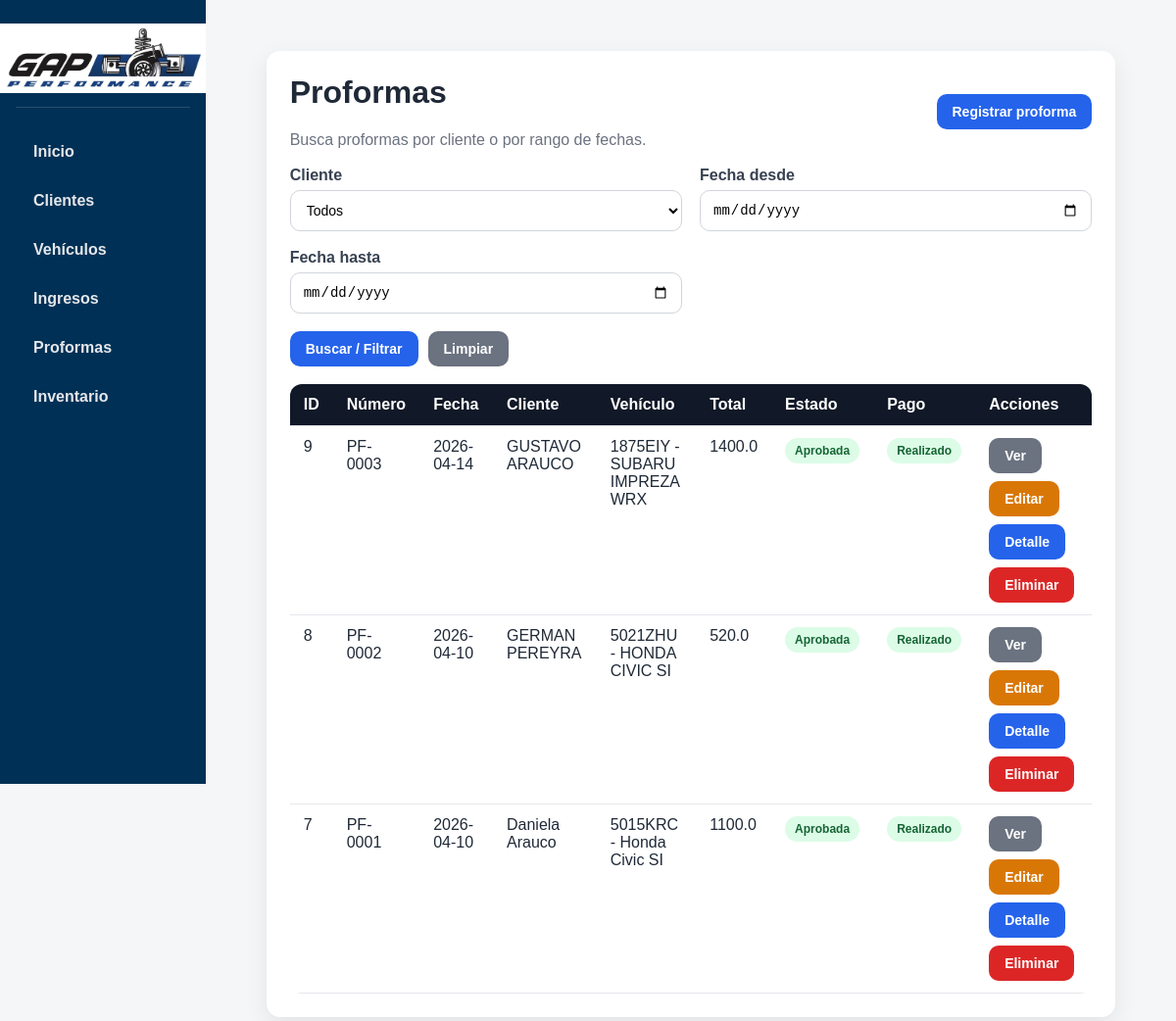
The page /proformas on the database its author committed.
### tables this page shows
CREATE TABLE proformas (
    id_proforma INTEGER PRIMARY KEY AUTOINCREMENT,
    numero_proforma TEXT NOT NULL UNIQUE,
    id_cliente INTEGER NOT NULL,
    id_vehiculo INTEGER NOT NULL,
    fecha TEXT NOT NULL,
    subtotal_repuestos REAL DEFAULT 0,
    subtotal_mano_obra REAL DEFAULT 0,
    total_general REAL DEFAULT 0,
    total_literal TEXT,
    observaciones TEXT,
    nota_documento TEXT DEFAULT 'NO ES VALIDO COMO FACTURA',
    estado TEXT DEFAULT 'Pendiente', pago TEXT DEFAULT 'Pendiente',
    FOREIGN KEY (id_cliente) REFERENCES clientes(id_cliente),
    FOREIGN KEY (id_vehiculo) REFERENCES vehiculos(id_vehiculo)
);

CREATE TABLE clientes (
    id_cliente INTEGER PRIMARY KEY AUTOINCREMENT,
    nombre_completo TEXT NOT NULL,
    telefono TEXT NOT NULL,
    ci_nit TEXT,
    direccion TEXT
);

CREATE TABLE vehiculos (
    id_vehiculo INTEGER PRIMARY KEY AUTOINCREMENT,
    id_cliente INTEGER NOT NULL,
    placa TEXT NOT NULL UNIQUE,
    marca TEXT NOT NULL,
    modelo TEXT NOT NULL,
    tipo TEXT,
    vin TEXT,
    color TEXT,
    anio INTEGER,
    FOREIGN KEY (id_cliente) REFERENCES clientes(id_cliente)
);

### app.py (the view)
@app.route("/proformas")
def listar_proformas():
    id_cliente = request.args.get("id_cliente", "").strip()
    fecha_desde = request.args.get("fecha_desde", "").strip()
    fecha_hasta = request.args.get("fecha_hasta", "").strip()
    conexion = conectar_db()
    cursor = conexion.cursor()
    query = """
        SELECT p.*, c.nombre_completo, v.placa, v.marca, v.modelo
        FROM proformas p
        INNER JOIN clientes c ON p.id_cliente = c.id_cliente
        INNER JOIN vehiculos v ON p.id_vehiculo = v.id_vehiculo
        WHERE 1=1
    """
    parametros = []
    if id_cliente:
        query += " AND p.id_cliente = ?"
        parametros.append(id_cliente)
    if fecha_desde:
        query += " AND p.fecha >= ?"
        parametros.append(fecha_desde)
    if fecha_hasta:
        query += " AND p.fecha <= ?"
        parametros.append(fecha_hasta)
    query += " ORDER BY p.id_proforma DESC"
    cursor.execute(query, parametros)
    proformas = cursor.fetchall()
    cursor.execute("SELECT * FROM clientes ORDER BY nombre_completo ASC")
    clientes = cursor.fetchall()
    conexion.close()
    return render_template(
        "proformas.html",
        proformas=proformas,
        clientes=clientes,
        id_cliente=id_cliente,
        fecha_desde=fecha_desde,
        fecha_hasta=fecha_hasta
    )

### app.py (called while the page is built)
def conectar_db():
    conexion = sqlite3.connect("taller.db")
    conexion.row_factory = sqlite3.Row
    return conexion

### templates/proformas.html (shortened to what this page needs)
{% extends "base.html" %}
{% block content %}
<div class="card">
    <div class="page-header">
        <div>
            <h1>Proformas</h1>
            <p>Busca proformas por cliente o por rango de fechas.</p>
        </div>
        <a class="btn btn-primary" href="/proformas/nuevo">Registrar proforma</a>
    </div>
    <form method="GET" action="/proformas" class="mb-3">
        <div class="form-grid">
            <div class="form-group">
                <label>Cliente</label>
                <select name="id_cliente">
                    <option value="">Todos</option>
                </select>
            </div>
            <div class="form-group">
                <label>Fecha desde</label>
                <input type="date" name="fecha_desde" value="{{ fecha_desde or '' }}">
            </div>
            <div class="form-group">
                <label>Fecha hasta</label>
                <input type="date" name="fecha_hasta" value="{{ fecha_hasta or '' }}">
            </div>
        </div>
        <div class="form-actions">
            <button class="btn btn-primary" type="submit">Buscar / Filtrar</button>
            <a class="btn btn-secondary" href="/proformas">Limpiar</a>
        </div>
    </form>
    <div class="table-responsive">
        <table>
            <thead>
                <tr>
                    <th>ID</th>
                    <th>Número</th>
                    <th>Fecha</th>
                    <th>Cliente</th>
                    <th>Vehículo</th>
                    <th>Total</th>
                    <th>Estado</th>
                    <th>Pago</th>
                    <th>Acciones</th>
                </tr>
            </thead>
            <tbody>
                {% for proforma in proformas %}
                <tr>
                    <td>{{ proforma["id_proforma"] }}</td>
                    <td>{{ proforma["numero_proforma"] }}</td>
                    <td>{{ proforma["fecha"] }}</td>
                    <td>{{ proforma["nombre_completo"] }}</td>
                    <td>{{ proforma["placa"] }} - {{ proforma["marca"] }} {{ proforma["modelo"] }}</td>
                    <td>{{ proforma["total_general"] }}</td>
                    <td>
                        {% if proforma["estado"] == "Pendiente" %}
                            <span class="badge badge-pendiente">Pendiente</span>
                        {% elif proforma["estado"] == "Aprobada" %}
                            <span class="badge badge-aprobada">Aprobada</span>
                        {% elif proforma["estado"] == "Rechazada" %}
                            <span class="badge badge-rechazada">Rechazada</span>
                        {% else %}
                            {{ proforma["estado"] }}
                        {% endif %}
                    </td>
                    <td>
                        {% if proforma["pago"] == "Realizado" %}
                            <span class="badge badge-aprobada">Realizado</span>
                        {% else %}
                            <span class="badge badge-pendiente">Pendiente</span>
                        {% endif %}
                    </td>
                    <td>
                        <div class="actions">
                            <a class="btn btn-secondary" href="/proformas/{{ proforma['id_proforma'] }}">Ver</a>
                            <a class="btn btn-warning" href="/proformas/{{ proforma['id_proforma'] }}/editar">Editar</a>
                            <a class="btn btn-primary" href="/proformas/{{ proforma['id_proforma'] }}/agregar-detalle">Detalle</a>
                            <form class="inline-form" action="/proformas/{{ proforma['id_proforma'] }}/eliminar" method="POST">
                                <button class="btn btn-danger" type="submit" onclick="return confirm('¿Seguro que deseas eliminar esta proforma?')">Eliminar</button>
                            </form>
                        </div>
                    </td>
                </tr>
                {% endfor %}
            </tbody>
        </table>
    </div>
</div>
{% endblock %}

### static/style.css (style rules this page uses)
* { box-sizing: border-box; }
body { margin: 0; font-family: Arial, Helvetica, sans-serif; background-color: #f4f6f8; color: #1f2937; }
a { text-decoration: none; }
h1, h2, h3 { margin-top: 0; }
.card { background: white; border-radius: 14px; padding: 24px; box-shadow: 0 8px 24px rgba(0, 0, 0, 0.08); margin-bottom: 24px; }
.btn { display: inline-block; padding: 10px 16px; border: none; border-radius: 10px; cursor: pointer; font-size: 14px; font-weight: bold; transition: 0.2s; }
.btn-primary { background: #2563eb; color: white; }
.btn-secondary { background: #6b7280; color: white; }
.btn-danger { background: #dc2626; color: white; }
.btn-warning { background: #d97706; color: white; }
.inline-form { display: inline; }
.form-grid { display: grid; grid-template-columns: 1fr 1fr; gap: 18px; }
.form-group { display: flex; flex-direction: column; }
label { font-weight: bold; margin-bottom: 6px; color: #374151; }
input, select, textarea { width: 100%; padding: 11px 12px; border: 1px solid #d1d5db; border-radius: 10px; background: #fff; font-size: 14px; transition: 0.2s; }
.form-actions { margin-top: 18px; display: flex; gap: 10px; flex-wrap: wrap; }
.table-responsive { overflow-x: auto; }
table { width: 100%; border-collapse: collapse; background: white; border-radius: 12px; overflow: hidden; }
thead { background: #111827; color: white; }
th, td { padding: 12px 14px; text-align: left; border-bottom: 1px solid #e5e7eb; vertical-align: top; }
.page-header { display: flex; justify-content: space-between; align-items: center; gap: 12px; flex-wrap: wrap; margin-bottom: 18px; }
.page-header p { margin: 0; color: #6b7280; }
.badge { display: inline-block; padding: 6px 10px; border-radius: 999px; font-size: 12px; font-weight: bold; }
.badge-aprobada { background: #dcfce7; color: #166534; }
.mb-3 { margin-bottom: 18px; }
.actions { display: flex; gap: 8px; flex-wrap: wrap; }

### rows shown on the page
proformas: id_proforma "9", numero_proforma "PF-0003", fecha "2026-04-14", nombre_completo "GUSTAVO ARAUCO", placa "1875EIY", marca "SUBARU", modelo "IMPREZA WRX", total_general "1400.0", estado "Aprobada", pago "Realizado"
proformas: id_proforma "8", numero_proforma "PF-0002", fecha "2026-04-10", nombre_completo "GERMAN PEREYRA", placa "5021ZHU", marca "HONDA", modelo "CIVIC SI", total_general "520.0", estado "Aprobada", pago "Realizado"
proformas: id_proforma "7", numero_proforma "PF-0001", fecha "2026-04-10", nombre_completo "Daniela Arauco", placa "5015KRC", marca "Honda", modelo "Civic SI", total_general "1100.0", estado "Aprobada", pago "Realizado"
